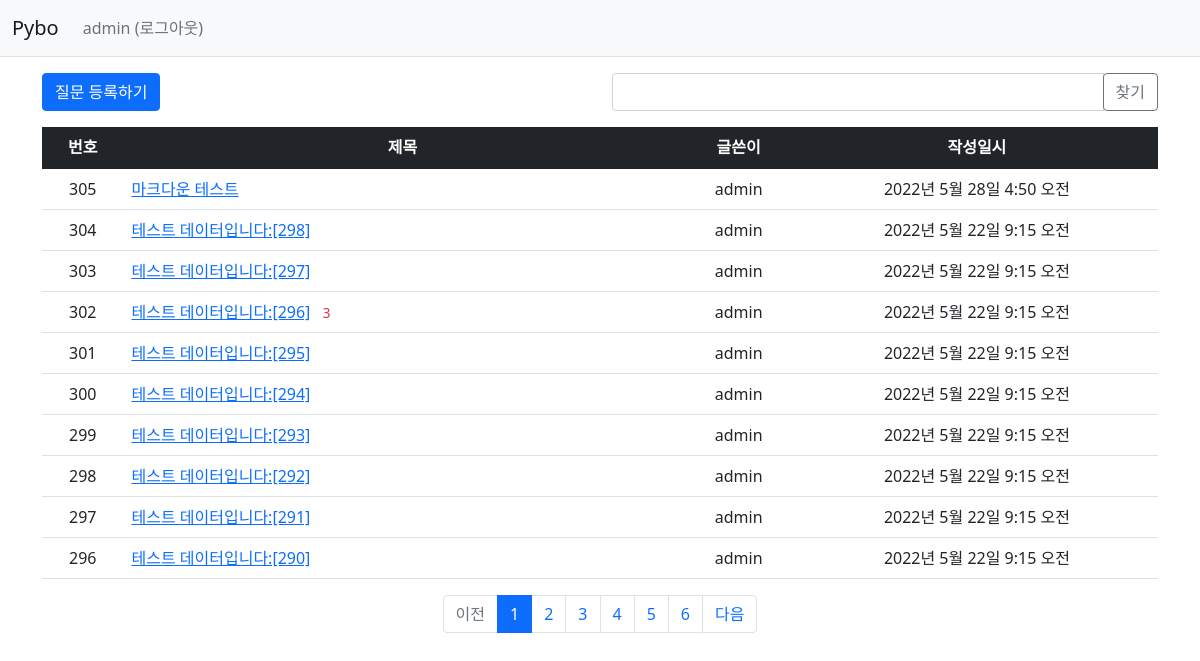
The app's page /pybo/ (signed in) with its own data.
### pybo/models.py (models this page shows, shortened)
class Question(models.Model):
    author = models.ForeignKey(User, on_delete=models.CASCADE, related_name='author_question')
    subject = models.CharField(max_length=200)
    content = models.TextField()
    create_date = models.DateTimeField()
    modify_date = models.DateTimeField(null=True, blank=True)
    voter = models.ManyToManyField(User, related_name='voter_question') #추천인 추가

### pybo/views/base_views.py (the view, shortened to what this page needs)
# urls.py: path('', base_views.index, name='index'),  # '/' 에 해당되는 path
def index(request):
    page = request.GET.get('page', '1')  # 페이지
    kw = request.GET.get('kw', '')  # 검색어
    question_list = Question.objects.order_by('-create_date')
    paginator = Paginator(question_list, 10)  # 페이지당 10개씩 보여주기
    page_obj = paginator.get_page(page)
    context = {'question_list': page_obj, 'page': page, 'kw': kw}
    return render(request, 'pybo/question_list.html', context)

### pybo/templatetags/pybo_filter.py (called while the page is built)
@register.filter
def sub(value, arg):
    return value - arg

### templates/pybo/question_list.html (shortened to what this page needs)
{% extends 'base.html' %}
{% load pybo_filter %}
{% block content %}
<div class="container my-3">
    <div class="row my-3">
        <div class="col-6">
            <a href="{% url 'pybo:question_create' %}" class="btn btn-primary">질문 등록하기</a>
        </div>
        <div class="col-6">
            <div class="input-group">
                <input type="text" id="search_kw" class="form-control" value="{{ kw|default_if_none:'' }}">
                <div class="input-group-append">
                    <button class="btn btn-outline-secondary" type="button" id="btn_search">찾기</button>
                </div>
            </div>
        </div>
    </div>
    <table class="table">
        <thead>
        <tr class="text-center table-dark">
            <th>번호</th>
            <th style="width:50%">제목</th>
            <th>글쓴이</th>
            <th>작성일시</th>
        </tr>
        </thead>
        <tbody>
        {% if question_list %}
        {% for question in question_list %}
        <tr class="text-center">
            <td>
                {{ question_list.paginator.count|sub:question_list.start_index|sub:forloop.counter0|add:1 }}
            </td>
            <td class="text-start">
                <a href="{% url 'pybo:detail' question.id %}">{{ question.subject }}</a>
                {% if question.answer_set.count > 0 %}
                <span class="text-danger small mx-2">{{ question.answer_set.count }}</span>
                {% endif %}
            </td>
            <td>{{ question.author.username }}</td>
            <td>{{ question.create_date }}</td>
        </tr>
        {% endfor %}
        {% else %}
        <tr>
            <td colspan="3">질문이 없습니다.</td>
        </tr>
        {% endif %}
        </tbody>
    </table>
    <ul class="pagination justify-content-center">
        {% if question_list.has_previous %}
        <li class="page-item">
            <a class="page-link" data-page="{{ question_list.previous_page_number }}"
               href="javascript:void(0)">이전</a>
        </li>
        {% else %}
        <li class="page-item disabled">
            <a class="page-link" tabindex="-1" aria-disabled="true"
               href="javascript:void(0)">이전</a>
        </li>
        {% endif %}
        {% for page_number in question_list.paginator.page_range %}
        {% if page_number >= question_list.number|add:-5 and page_number <= question_list.number|add:5 %}
        {% if page_number == question_list.number %}
        <li class="page-item active" aria-current="page">
            <a class="page-link" data-page="{{ page_number }}"
               href="javascript:void(0)">{{ page_number }}</a>
        </li>
        {% else %}
        <li class="page-item">
            <a class="page-link" data-page="{{ page_number }}"
               href="javascript:void(0)">{{ page_number }}</a>
        </li>
        {% endif %}
        {% endif %}
        {% endfor %}
        {% if question_list.has_next %}
        <li class="page-item">
            <a class="page-link" data-page="{{ question_list.next_page_number }}"
               href="javascript:void(0)">다음</a>
        </li>
        {% else %}
        <li class="page-item disabled">
            <a class="page-link" tabindex="-1" aria-disabled="true"
               href="javascript:void(0)">다음</a>
        </li>
        {% endif %}
    </ul>
</div>
{% endblock %}

### templates/navbar.html (shortened to what this page needs)
<nav class="navbar navbar-expand-lg navbar-light bg-light border-bottom">
    <div class="container-fluid">
        <a class="navbar-brand" href="{% url 'pybo:index' %}">Pybo</a>
        <div class="collapse navbar-collapse" id="navbarSupportedContent">
            <ul class="navbar-nav me-auto mb-2 mb-lg-0">
                <li class="nav-item">
                    {% if user.is_authenticated %}
                    <a class="nav-link" href="{% url 'common:logout' %}">{{ user.username }} (로그아웃)</a>
                    {% else %}
                    <a class="nav-link" href="{% url 'common:login' %}">로그인</a>
                    {% endif %}
                </li>
            </ul>
        </div>
    </div>
</nav>

### records on screen
Question: paginator.count|sub "305", subject "마크다운 테스트", author.username "admin", create_date "2022년 5월 28일 4:50 오전"
Question: paginator.count|sub "304", subject "테스트 데이터입니다:[298]", author.username "admin", create_date "2022년 5월 22일 9:15 오전"
Question: paginator.count|sub "303", subject "테스트 데이터입니다:[297]", author.username "admin", create_date "2022년 5월 22일 9:15 오전"
Question: paginator.count|sub "302", subject "테스트 데이터입니다:[296]", answer_set.count "3", author.username "admin", create_date "2022년 5월 22일 9:15 오전"
Question: paginator.count|sub "301", subject "테스트 데이터입니다:[295]", author.username "admin", create_date "2022년 5월 22일 9:15 오전"
Question: paginator.count|sub "300", subject "테스트 데이터입니다:[294]", author.username "admin", create_date "2022년 5월 22일 9:15 오전"
Question: paginator.count|sub "299", subject "테스트 데이터입니다:[293]", author.username "admin", create_date "2022년 5월 22일 9:15 오전"
Question: paginator.count|sub "298", subject "테스트 데이터입니다:[292]", author.username "admin", create_date "2022년 5월 22일 9:15 오전"
Question: paginator.count|sub "297", subject "테스트 데이터입니다:[291]", author.username "admin", create_date "2022년 5월 22일 9:15 오전"
Question: paginator.count|sub "296", subject "테스트 데이터입니다:[290]", author.username "admin", create_date "2022년 5월 22일 9:15 오전"

### other values on screen
{{ user.username }} "admin"
{{ page_number }} "1"
{{ page_number }} "2" "3" "4" "5" "6"
